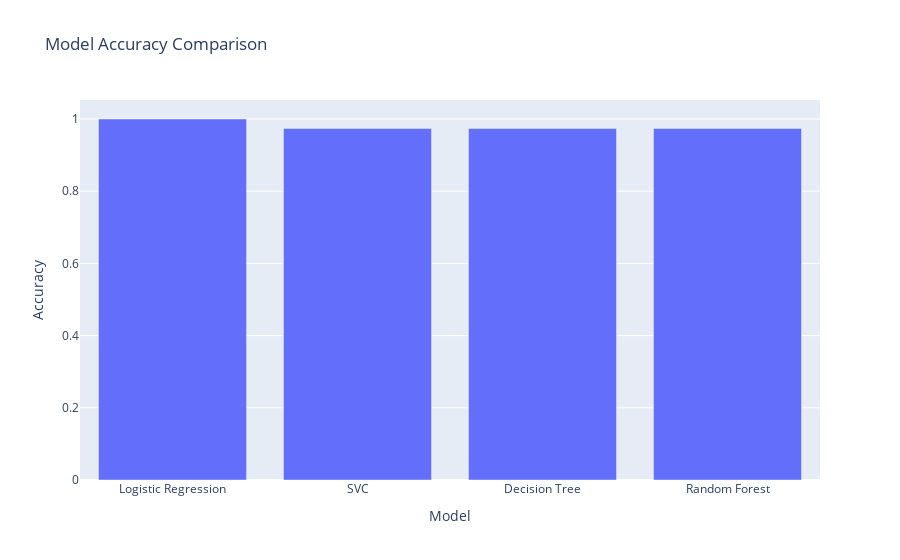

Source (notebook cell):
### Markdown cell above
# Comparing performances in Bar Graph

### Code cell
import plotly.express as px
fig = px.bar(accuracy_df, x='Model', y='Accuracy', title='Model Accuracy Comparison')
fig.update_layout(xaxis_title='Model', yaxis_title='Accuracy')
fig.show()

### Figure 1 — Plotly figure (JSON) as saved in the notebook; plotly's stock layout.template omitted (floating-point values rounded to 4 significant figures)
{"data": [{"hovertemplate": "Model=%{x}<br>Accuracy=%{y}<extra></extra>", "legendgroup": "", "marker": {"color": "#636efa", "pattern": {"shape": ""}}, "name": "", "orientation": "v", "showlegend": false, "textposition": "auto", "type": "bar", "x": ["Logistic Regression", "SVC", "Decision Tree", "Random Forest"], "xaxis": "x", "y": [1.0, 0.9737, 0.9737, 0.9737], "yaxis": "y"}], "layout": {"barmode": "relative", "legend": {"tracegroupgap": 0}, "title": {"text": "Model Accuracy Comparison"}, "xaxis": {"anchor": "y", "domain": [0, 1], "title": {"text": "Model"}}, "yaxis": {"anchor": "x", "domain": [0, 1], "title": {"text": "Accuracy"}}}}
